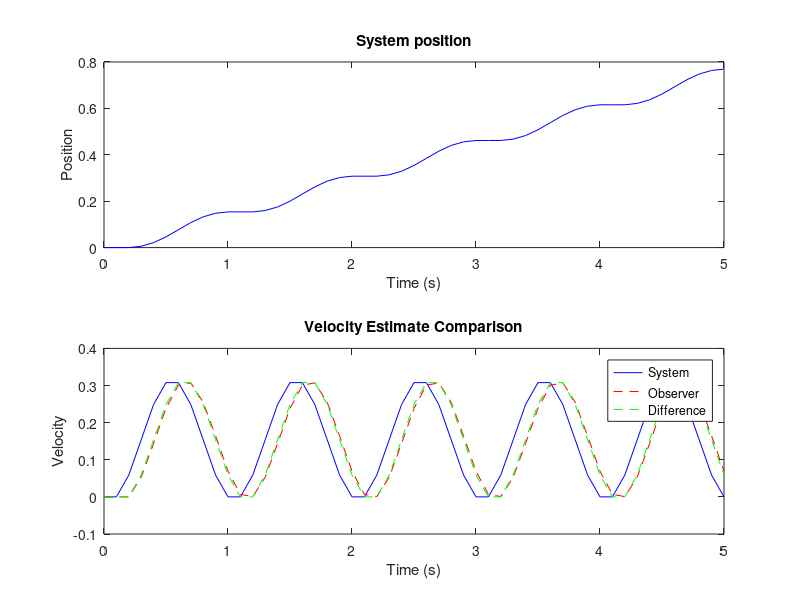

Write MATLAB code to recreate this figure.
T=0.1;
A=[1 T;0 1];
B=zeros(2,2);
C=[1 0];
sys=ss(A,B,C,0,T);

des_pole=0.5;
L=(1-des_pole)/T;

Aaug=[1 T 0;0 1 0;0 L*T 1-L*T];
Baug=zeros(3,2);
Caug=eye(3);
O_sys = ss(Aaug, Baug, Caug, 0 , T,'StateName',{'Position' 'Velocity', 'Velocity estim'});

x0=[0 0.4 0];
initial(O_sys,x0,10.0)

%%

T=0.1;

des_pole=0.1;
L=(1-des_pole)/T;

Aaug=[1 T 0;0 1 0;0 L*T 1-L*T];
Baug=[0;T;0];
Caug=eye(3);
O_sys = ss(Aaug, Baug, Caug, 0 , T,'StateName',{'Position' 'Velocity', 'Velocity estim'});

% Define the time vector
t = 0:T:5;

% Define the sinusoidal input
frequency = 1;  % Set the frequency of the sinusoid
u = sin(2*pi*frequency*t);

% Simulate the response of the observer to the same input
[y, t, x] = lsim(O_sys, u, t);

% Brute force differential
diff = zeros(5/T+1,1);
t_t = T:T:5;
diff(1) = x(1,1)/T;
for time = t_t
    id = int16(time/T+1);
    diff(id) = (x(id,1)-x(id-1,1))/T;
end

% Plot the results
subplot(2, 1, 1);
plot(t, x(:,1), 'b');
title('System position');
xlabel('Time (s)');
ylabel('Position');

subplot(2, 1, 2);
plot(t, x(:, 2), 'b', t, x(:, 3), 'r--', t, diff, 'g--');
title('Velocity Estimate Comparison');
xlabel('Time (s)');
ylabel('Velocity');

legend('System', 'Observer', 'Difference');